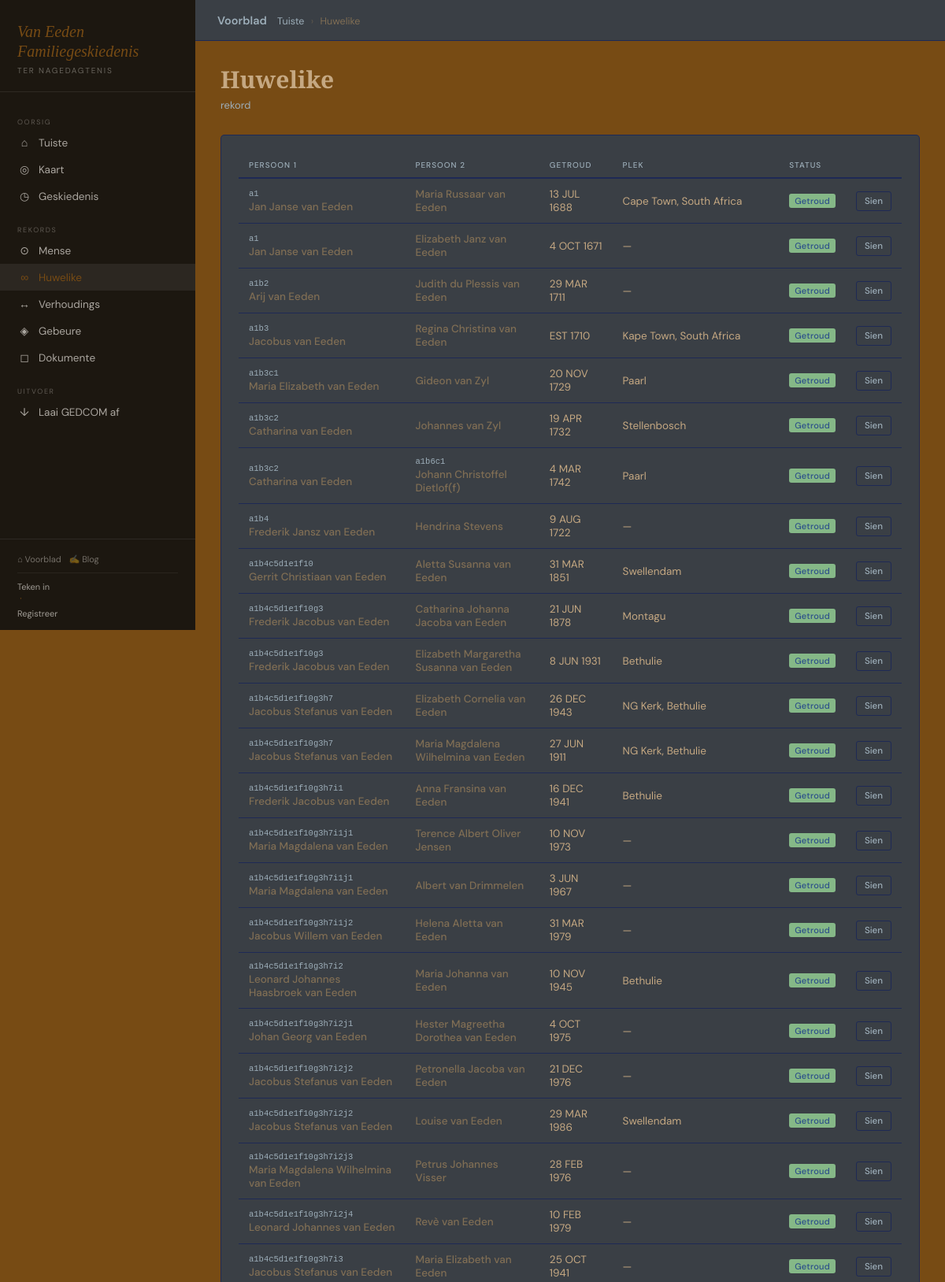
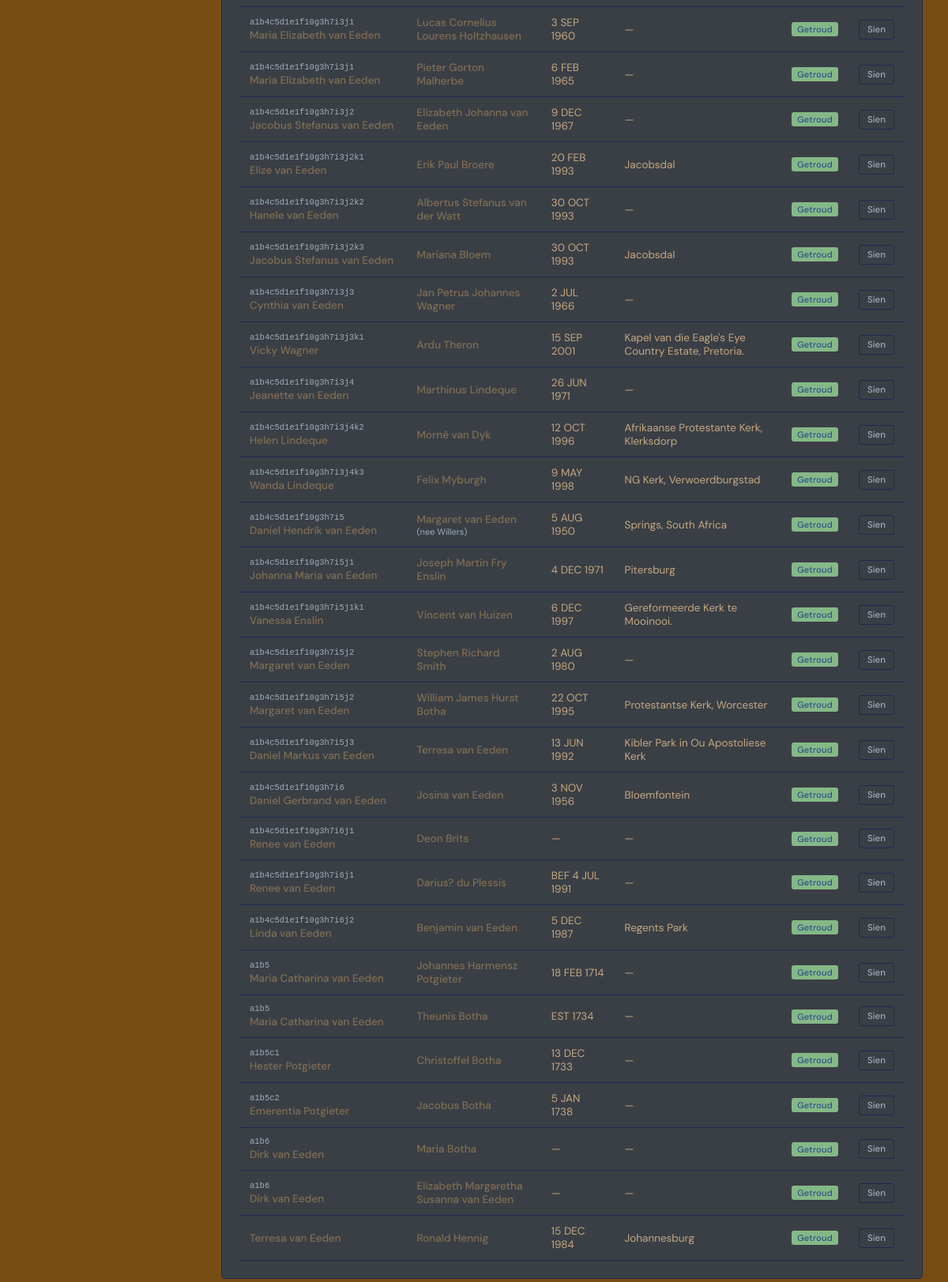
Page /argief/huwelike/ on the earlier database version (2 pictures, top to bottom).
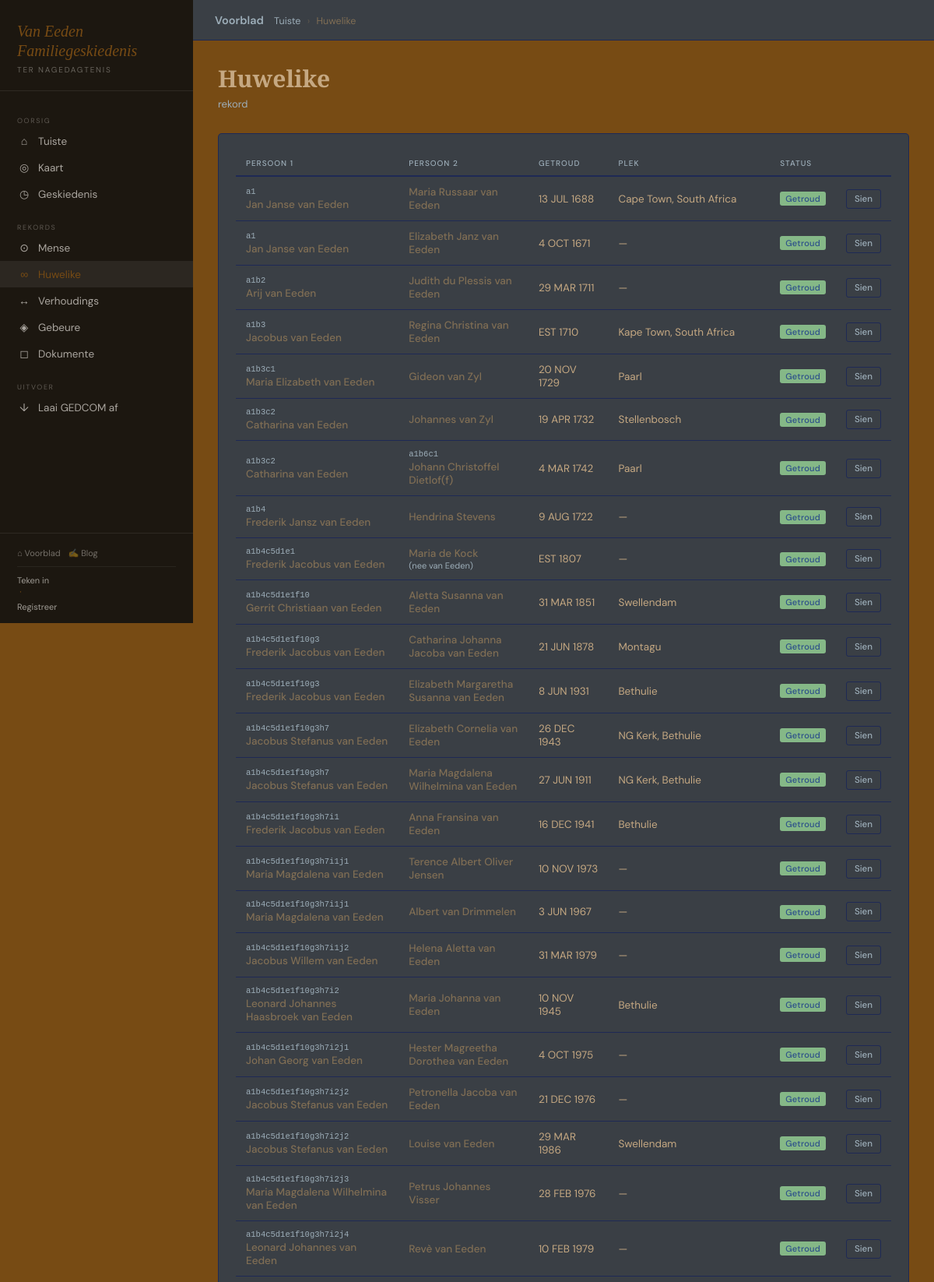
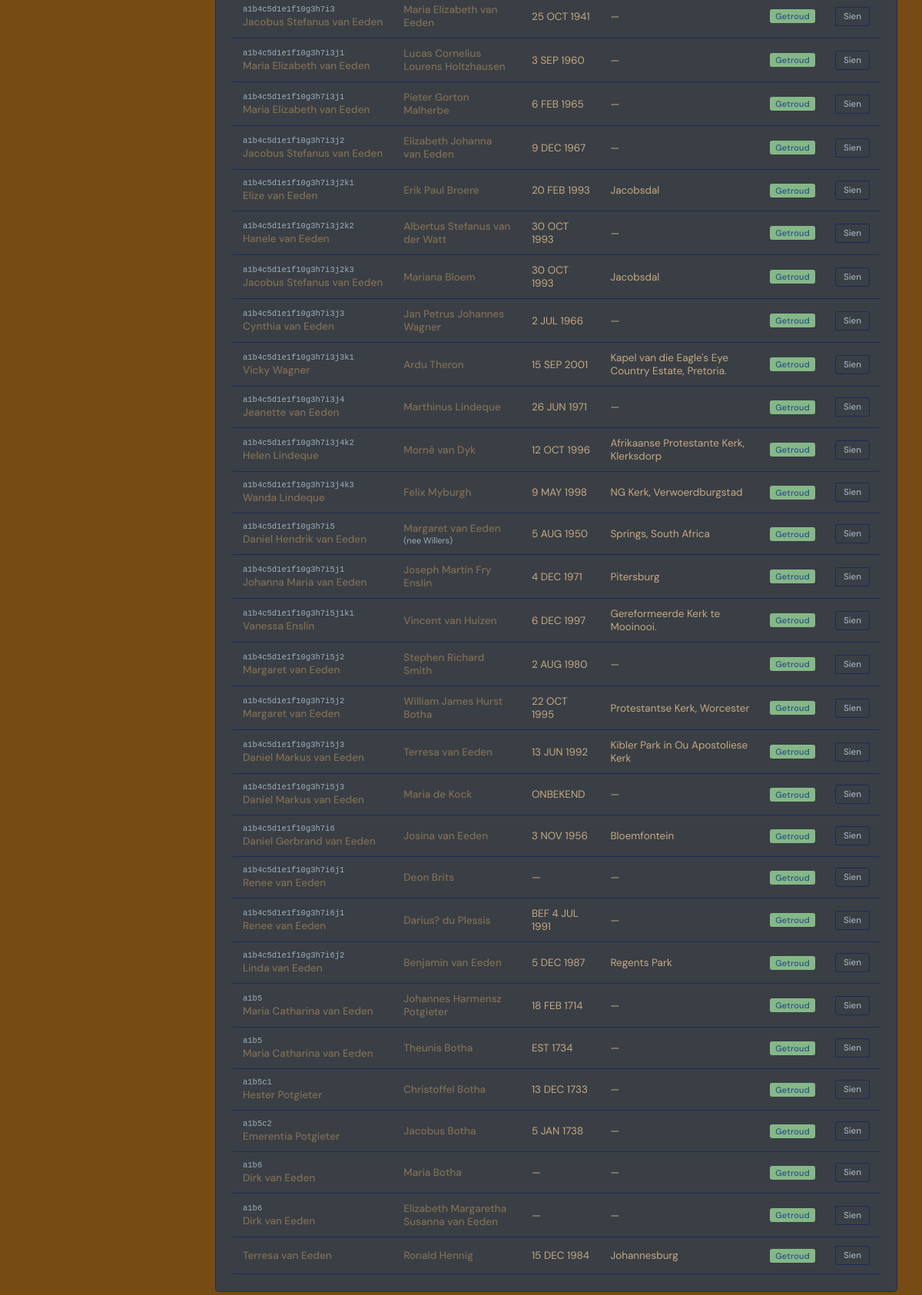
Same page on the later database version (2 pictures, top to bottom).
### genealogy/models.py (models this page shows, shortened)
class Marriage(models.Model):
    STATUS_CHOICES = [
        ('married','Getroud'),
        ('divorced','Geskei'),
        ('widowed','Nagelaat'),
        ('separated','Vervreemd'),
        ('annulled','Nietig Verklaar'),
    ]
    person1        = models.ForeignKey(Person, on_delete=models.CASCADE, related_name='marriages_as_person1')
    person2        = models.ForeignKey(Person, on_delete=models.CASCADE, related_name='marriages_as_person2')
    marriage_date  = models.CharField(max_length=100, blank=True,
                       help_text='GEDCOM datum, bv. 15 JAN 1920')
    marriage_place = models.CharField(max_length=200, blank=True)
    end_date       = models.CharField(max_length=100, blank=True,
                       help_text='GEDCOM datum')
    end_place      = models.CharField(max_length=200, blank=True)
    status         = models.CharField(max_length=20, choices=STATUS_CHOICES, default='married')
    notes          = models.TextField(blank=True)
    class Meta:
        ordering = ['marriage_date']

class Person(models.Model):
    GENDER_CHOICES = [('M','Manlik'),('F','Vroulik'),('O','Ander'),('U','Onbekend')]
    first_name  = models.CharField(max_length=100)
    middle_name = models.CharField(max_length=100, blank=True)
    last_name   = models.CharField(max_length=100)
    maiden_name = models.CharField(max_length=100, blank=True)
    gender      = models.CharField(max_length=1, choices=GENDER_CHOICES, default='U')
    photo       = models.ImageField(upload_to='people/photos/', blank=True, null=True)
    birth_date  = models.CharField(max_length=100, blank=True,
                    help_text='GEDCOM datum, bv. BEF 15 JAN 1900')
    birth_place = models.CharField(max_length=200, blank=True)
    death_date  = models.CharField(max_length=100, blank=True,
                    help_text='GEDCOM datum, bv. AFT 1950')
    death_place = models.CharField(max_length=200, blank=True)
    is_deceased = models.BooleanField(default=False)
    is_root     = models.BooleanField(default=False, help_text='Stam-ouer van die boom (a1)')
    biography   = models.TextField(blank=True)
    notes       = models.TextField(blank=True)
    created_at  = models.DateTimeField(auto_now_add=True)
    updated_at  = models.DateTimeField(auto_now=True)
    created_by  = models.ForeignKey(User, on_delete=models.SET_NULL, null=True, blank=True,
                    related_name='created_people')
    birth_lat   = models.FloatField(null=True, blank=True)
    birth_lng   = models.FloatField(null=True, blank=True)
    death_lat   = models.FloatField(null=True, blank=True)
    death_lng   = models.FloatField(null=True, blank=True)
    class Meta:
        ordering = ['first_name', 'last_name']
        verbose_name_plural = 'Mense'
    @property
    def full_name(self):
        parts = [self.first_name]
        if self.middle_name: parts.append(self.middle_name)
        parts.append(self.last_name)
        return ' '.join(parts)
    def get_absolute_url(self):
        return reverse('genealogy:person_detail', kwargs={'pk': self.pk})

### genealogy/views.py (the view)
# urls.py: path('huwelike/',                     views.marriage_list,     name='marriage_list'),
def marriage_list(request):
    profile   = get_profile(request.user)
    marriages = list(Marriage.objects.select_related('person1','person2').all())
    from .henry import compute_henry_for_tree
    import re as _re
    henry_map = {}
    root = Person.objects.filter(is_root=True).first()
    if root:
        henry_map = compute_henry_for_tree(root)
    def h_key(m):
        hn = henry_map.get(m.person1.pk, '')
        parts = _re.findall(r'([a-z]+)(\d+)', hn)
        return [(l, int(n)) for l, n in parts] if parts else [('zzz', 9999)]
    marriages = sorted(marriages, key=h_key)
    return render(request, 'genealogy/marriage_list.html',
        {'marriages': marriages, 'profile': profile, 'henry_map': henry_map})

### genealogy/gedcom_dates.py (called while the page is built)
def parse_gedcom_date(gedcom_str):
    if not gedcom_str:
        return None
    s = gedcom_str.strip().upper()
    if not s or s in ('ONBEKEND', 'UNKNOWN'):
        return {'modifier': 'UNK'}
    result = {'modifier': 'EXACT', 'day': None, 'month': None, 'year': None,
              'day2': None, 'month2': None, 'year2': None}
    bet = re.match(r'^BET\s+(.+?)\s+AND\s+(.+)$', s)
    if bet:
        result['modifier'] = 'BET'
        _fill_date_parts(result, bet.group(1), '', '')
        _fill_date_parts(result, bet.group(2), '2', '2')
        return result
    mod_match = re.match(r'^(BEF|AFT|EST|ABT|CAL|INT)\s+(.+)$', s)
    if mod_match:
        result['modifier'] = mod_match.group(1)
        _fill_date_parts(result, mod_match.group(2), '', '')
        return result
    _fill_date_parts(result, s, '', '')
    return result

def _fill_date_parts(result, date_str, day_key, month_key):
    dk = 'day' + day_key
    mk = 'month' + month_key
    yk = 'year' + day_key  # year uses same suffix as day
    parts = date_str.strip().split()
    for part in parts:
        if part in MONTHS_GED:
            result[mk] = MONTHS_GED.index(part) + 1
        elif re.match(r'^\d{1,4}$', part):
            num = int(part)
            if num <= 31 and result.get(mk) is None and result.get(dk) is None:
                if num <= 31 and len(part) <= 2:
                    result[dk] = num
                else:
                    result[yk] = num
            elif num > 31 or len(part) == 4:
                result[yk] = num
            else:
                result[dk] = num

### genealogy/henry.py (called while the page is built)
def _depth_letter(depth):
    result = ''
    n = depth + 1
    while n > 0:
        n, remainder = divmod(n - 1, 26)
        result = LETTERS[remainder] + result
    return result

def _birth_sort_key(person):
    from .gedcom_dates import parse_gedcom_date
    parsed = parse_gedcom_date(person.birth_date)
    try:
        return int(parsed.get('year', 9999)) if parsed else 9999
    except (ValueError, TypeError):
        return 9999

def _get_children(person):
    from .models import Person
    children = Person.objects.filter(
        child_relationships__person=person,
        child_relationships__relationship_type='parent'
    ).distinct()
    return sorted(children, key=_birth_sort_key)

### genealogy/templatetags/genealogy_extras.py (called while the page is built)
@register.filter
def get_item(dictionary, key):
    if not dictionary:
        return ''
    return dictionary.get(key, '')

### genealogy/templates/genealogy/marriage_list.html (shortened to what this page needs)
{% extends "genealogy/base.html" %}
{% load genealogy_extras %}
{% block breadcrumb %}<a href="{% url 'genealogy:dashboard' %}">Tuiste</a> <span>›</span> Huwelike{% endblock %}
{% block content %}
<div class="ph"><div><h2>Huwelike</h2><p class="subtitle">{{ marriages.count }} rekord{{ marriages.count|pluralize:"s" }}</p></div></div>
<div class="card"><div class="table-wrap"><table>
  <thead>
    <tr><th>Persoon 1</th><th>Persoon 2</th><th>Getroud</th><th>Plek</th><th>Status</th><th></th></tr>
  </thead>
  <tbody>
    {% for m in marriages %}
    <tr>
      <td>
        {% if henry_map %}
          {% with henry=henry_map|get_item:m.person1.pk %}
            {% if henry %}
              <div style="font-size:10.5px;color:var(--muted);font-family:monospace;margin-bottom:2px;">{{ henry }}</div>
            {% endif %}
          {% endwith %}
        {% endif %}
        <a href="{{ m.person1.get_absolute_url }}">{{ m.person1.full_name }}</a>
      </td>
      <td>
        {% if henry_map %}
          {% with henry=henry_map|get_item:m.person2.pk %}
            {% if henry %}
              <div style="font-size:10.5px;color:var(--muted);font-family:monospace;margin-bottom:2px;">{{ henry }}</div>
            {% endif %}
          {% endwith %}
        {% endif %}
        <a href="{{ m.person2.get_absolute_url }}">{{ m.person2.full_name }}</a>
        {% if m.person2.maiden_name %}
          <div style="font-size:11px;color:var(--muted);">(nee {{ m.person2.maiden_name }})</div>
        {% endif %}
      </td>
      <td>{{ m.marriage_date|default:"—" }}</td>
      <td>{{ m.marriage_place|default:"—" }}</td>
      <td><span class="badge badge-viewer">{{ m.get_status_display }}</span></td>
      <td style="white-space:nowrap;">
        <a href="{% url 'genealogy:marriage_detail' m.pk %}" class="btn btn-secondary btn-sm">Sien</a>
      </td>
    </tr>
    {% empty %}
    <tr><td colspan="6" style="text-align:center;color:var(--muted);padding:32px;">Geen huwelike aangeteken nie.</td></tr>
    {% endfor %}
  </tbody>
</table></div></div>
{% endblock %}

### genealogy/templates/genealogy/base.html (shortened to what this page needs)
{% load static %}
<!DOCTYPE html>
<html lang="af">
<head>
  <link rel="stylesheet" href="{% static 'genealogy/css/main.css' %}">
</head>
<body>
<nav class="sidebar" id="sidebar">
  <div class="brand">
    <div class="brand-title">Van Eeden<br>Familiegeskiedenis</div>
    <div class="brand-sub">Ter nagedagtenis</div>
  </div>
  <div class="nav">
    <div class="nav-label">Oorsig</div>
    <a href="{% url 'genealogy:dashboard' %}" class="{% if request.resolver_match.url_name == 'dashboard' %}active{% endif %}">
      <span class="ic">⌂</span> Tuiste
    </a>
    <a href="{% url 'genealogy:map' %}" class="{% if request.resolver_match.url_name == 'map' %}active{% endif %}">
      <span class="ic">◎</span> Kaart
    </a>
    <a href="{% url 'genealogy:audit_log' %}" class="{% if request.resolver_match.url_name == 'audit_log' %}active{% endif %}">
      <span class="ic">◷</span> Geskiedenis
    </a>
    <div class="nav-label">Rekords</div>
    <a href="{% url 'genealogy:person_list' %}" class="{% if 'person' in request.resolver_match.url_name %}active{% endif %}">
      <span class="ic">⊙</span> Mense
    </a>
    <a href="{% url 'genealogy:marriage_list' %}" class="{% if 'marriage' in request.resolver_match.url_name %}active{% endif %}">
      <span class="ic">∞</span> Huwelike
    </a>
    <a href="{% url 'genealogy:relationship_list' %}" class="{% if 'relationship' in request.resolver_match.url_name %}active{% endif %}">
      <span class="ic">↔</span> Verhoudings
    </a>
    <a href="{% url 'genealogy:event_list' %}" class="{% if 'event' in request.resolver_match.url_name %}active{% endif %}">
      <span class="ic">◈</span> Gebeure
    </a>
    <a href="{% url 'genealogy:document_list' %}" class="{% if 'document' in request.resolver_match.url_name %}active{% endif %}">
      <span class="ic">◻</span> Dokumente
    </a>
    <div class="nav-label">Uitvoer</div>
    <a href="{% url 'genealogy:export_gedcom' %}"><span class="ic">↓</span> Laai GEDCOM af</a>
  </div>
  <div class="sidebar-user">
    <div style="margin-bottom:10px;padding-bottom:10px;border-bottom:1px solid rgba(255,255,255,.06);display:flex;gap:10px;">
      <a href="/" style="color:rgba(247,243,236,.4);font-size:11px;text-decoration:none;">⌂ Voorblad</a>
      <a href="{% url 'blog:post_list' %}" style="color:rgba(247,243,236,.4);font-size:11px;text-decoration:none;">✍ Blog</a>
    </div>
    {% if user.is_authenticated %}
      <div class="uname">{{ user.get_full_name|default:user.username }}</div>
      {% if profile %}<div class="urole">{{ profile.get_role_display }}</div>{% endif %}
      <a href="{% url 'genealogy:logout' %}">Teken uit</a>
    {% else %}
      <a href="{% url 'genealogy:login' %}" style="color:rgba(247,243,236,.6)">Teken in</a>
      &nbsp;·&nbsp;
      <a href="{% url 'genealogy:register' %}" style="color:rgba(247,243,236,.6)">Registreer</a>
    {% endif %}
  </div>
</nav>
<div class="main">
  <div class="topbar">
    <div class="breadcrumb">
      <a href="/" style="color: var(--muted); font-weight: 600; font-size: 0.9rem; padding-right: 10px;">Voorblad</a>
      {% block breadcrumb %}<a href="{% url 'genealogy:dashboard' %}">Tuiste</a>{% endblock %}
    </div>
  </div>
  <div class="content">
    {% block content %}{% endblock %}
  </div>
</div>
</body>
</html>

### genealogy/static/genealogy/css/main.css (style rules this page uses)
*, *::before, *::after { box-sizing: border-box; margin: 0; padding: 0; }
:root { --cream: #774b14; --ink: #1c1710; --body-txt: #c5a882; --sepia: #806e54; --gold: #f1ef83; --rust: #b5381e; --sage: #3d6b4f; --muted: #9daeb9; --border: #02146680; --card: #3a3f45; --red-light: #fdf2f0; --sidebar-w: 248px; }
body { font-family: 'DM Sans', sans-serif; background: var(--cream); color: var(--body-txt); min-height: 100vh; display: flex; }
.sidebar { width: var(--sidebar-w); height: 100vh; background: var(--ink); color: var(--cream); display: flex; flex-direction: column; position: fixed; top: 0; left: 0; z-index: 100; overflow: hidden; }
.brand { padding: 28px 22px 20px; border-bottom: 1px solid rgba(255, 255, 255, .08); }
.brand-title { font-family: 'EB Garamond', serif; font-size: 20px; line-height: 1.25; font-style: italic; }
.brand-sub { font-size: 10px; letter-spacing: .18em; text-transform: uppercase; color: rgba(247, 243, 236, .35); margin-top: 5px; }
.nav { padding: 12px 0; flex: 1; overflow-y: auto; }
.nav-label { padding: 10px 22px 3px; font-size: 9px; letter-spacing: .18em; text-transform: uppercase; color: rgba(247, 243, 236, .3); margin-top: 10px; }
.nav a { display: flex; align-items: center; gap: 9px; padding: 8px 22px; color: rgba(247, 243, 236, .65); text-decoration: none; font-size: 13.5px; transition: all .12s; }
.nav a:hover, .nav a.active { color: var(--cream); background: rgba(255, 255, 255, .07); }
.nav a .ic { width: 18px; text-align: center; font-size: 14px; }
.sidebar-user { padding: 14px 22px; border-top: 1px solid rgba(255, 255, 255, .08); font-size: 12px; }
.sidebar-user a { color: rgba(247, 243, 236, .45); text-decoration: none; font-size: 11px; margin-top: 4px; display: block; }
.main { margin-left: var(--sidebar-w); flex: 1; display: flex; flex-direction: column; }
.topbar { background: var(--card); border-bottom: 1px solid var(--border); height: 52px; padding: 0 28px; display: flex; align-items: center; justify-content: space-between; position: sticky; top: 0; z-index: 50; }
.breadcrumb { font-size: 12.5px; color: var(--sepia); }
.breadcrumb a { color: var(--muted); text-decoration: none; }
.breadcrumb span { margin: 0 5px; opacity: .5; }
.content { padding: 28px 32px; flex: 1; }
h2 { font-family: 'EB Garamond', serif; font-size: 30px; font-weight: 600; margin-bottom: 4px; }
.subtitle { color: var(--muted); font-size: 13px; margin-bottom: 24px; }
.card { background: var(--card); border: 1px solid var(--border); border-radius: 5px; padding: 22px; margin-top: 0px; margin-bottom: 18px; }
.btn { display: inline-flex; align-items: center; gap: 5px; padding: 7px 14px; border-radius: 3px; font-size: 12.5px; font-weight: 500; cursor: pointer; text-decoration: none; border: 1px solid transparent; font-family: 'DM Sans', sans-serif; transition: all .12s; }
.btn-secondary { background: transparent; color: var(--muted); border-color: var(--border); }
.btn-sm { padding: 4px 10px; font-size: 11.5px; }
.table-wrap { overflow-x: auto; }
table { width: 100%; border-collapse: collapse; font-size: 13.5px; }
th { text-align: left; padding: 9px 13px; font-size: 10px; text-transform: uppercase; letter-spacing: .1em; color: var(--muted); border-bottom: 2px solid var(--border); font-weight: 500; }
td { padding: 11px 13px; border-bottom: 1px solid var(--border); }
td a { color: var(--sepia); text-decoration: none; font-weight: 500; }
.badge { display: inline-block; padding: 2px 7px; border-radius: 3px; font-size: 11px; font-weight: 500; letter-spacing: .02em; }
.badge-viewer { background: #85b887; color: #2c4f8a; }
.ph { display: flex; justify-content: space-between; align-items: flex-start; margin-bottom: 5px; }

Differences in the rows shown:
added Marriage: henry "a1b4c5d1e1", person1.full_name "Frederik Jacobus van Eeden", person2.full_name "Maria de Kock", person2.maiden_name "van Eeden", marriage_date "EST 1807", marriage_place "—", status "Getroud"
added Marriage: henry "a1b4c5d1e1f10g3h7i5j3", person1.full_name "Daniel Markus van Eeden", person2.full_name "Maria de Kock", marriage_date "ONBEKEND", marriage_place "—", status "Getroud"
